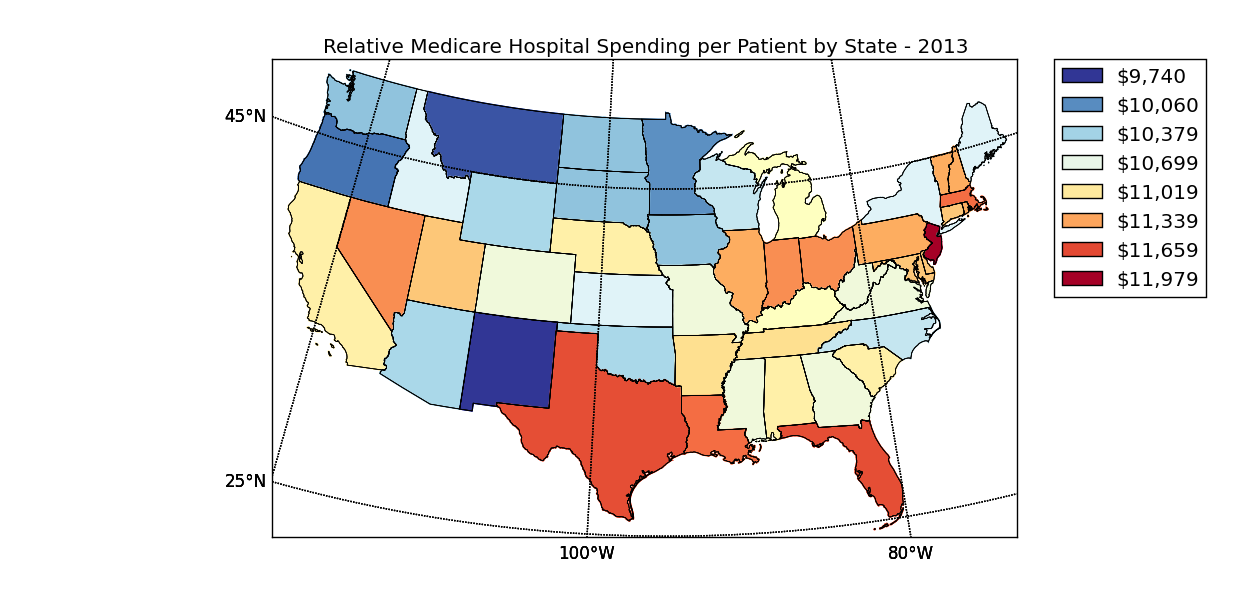

This figure's Python source:
from __future__ import print_function
import pylab
import numpy as np
import matplotlib.pyplot as plt
from mpl_toolkits.basemap import Basemap as Basemap
from matplotlib.colors import rgb2hex
from matplotlib.patches import Polygon
import matplotlib.patches as mpatches
import locale

# helps formatting numbers to currency values
locale.setlocale( locale.LC_ALL, '' )

# Lambert Conformal map of lower 48 states
m = Basemap(llcrnrlon=-119,llcrnrlat=22,urcrnrlon=-64,urcrnrlat=49,
            projection='lcc',lat_1=33,lat_2=45,lon_0=-95)

# draw state boundaries
# data from U.S Census Bureau
# http://www.census.gov/geo/www/cob/st2000.html
shp_info = m.readshapefile('st99_d00','states',drawbounds=True)

# medicare spending by state
stateSpending = {'Mississippi': 0.96, 'Oklahoma': 0.93, 'Delaware': 1, 
'Minnesota': 0.9,  'Illinois': 1.01,  'Arkansas': 0.99,  'New Mexico': 0.87,
'Indiana': 1.02,'Texas': 1.04,'Louisiana': 1.03, 'Idaho': 0.95, 'Wyoming': 0.93, 
'Tennessee': 0.99, 'Arizona': 0.93, 'Iowa': 0.92, 'Michigan': 0.97, 
'Kansas': 0.95, 'Utah': 1, 'Virginia': 0.96, 'Oregon': 0.89, 'Connecticut': 1, 
'Montana': 0.88, 'California': 0.98, 'Massachusetts': 1.03, 
'West Virginia': 0.96, 'South Carolina': 0.98, 'New Hampshire': 1.01, 
'Wisconsin': 0.94, 'Vermont': 1.01, 'Georgia': 0.96, 'North Dakota': 0.92, 
'Pennsylvania': 1.01, 'Florida': 1.04, 'Alaska': 0.92, 'Kentucky': 0.97, 
'Hawaii': 0.87, 'Nebraska': 0.98, 'Missouri': 0.96, 'Ohio': 1.02, 
'Alabama': 0.98, 'New York': 0.95, 'South Dakota': 0.92, 'Colorado': 0.96, 
'New Jersey': 1.07, 'Washington': 0.92, 'North Carolina': 0.94, 
'District of Columbia': 1, 'Nevada': 1.02, 'Maine': 0.95, 'Rhode Island': 1.01,
'Maryland': 1
}

# choose a color for each state based on spending
colors={}
stateNames=[]
cmap = plt.cm.RdYlBu # use 'Red Yellow Blue' colormap
vmin = min(stateSpending.itervalues()) # min spending value
vmax = max(stateSpending.itervalues()) # max spending value

# iterate over map shape dictionary skipping DC and PR    
for shapeDict in m.states_info:
    stateName = shapeDict['NAME']
    if stateName not in ['District of Columbia','Puerto Rico']: 
        stateSpendingValue = stateSpending[stateName]
        # calling colormap with value between 0 and 1 returns
        # rgba value.  red = high, blue = low
        colors[stateName] = cmap(1-((stateSpendingValue-vmin)/(vmax-vmin)))[:3]
    stateNames.append(stateName)
    
# get current axes instance
ax = plt.gca()

# cycle through state names, color each one.
for nshape, seg in enumerate(m.states):
    # skip DC and Puerto Rico.
    if stateNames[nshape] not in ['District of Columbia','Puerto Rico']:
        color = rgb2hex(colors[stateNames[nshape]]) 
        poly = Polygon(seg, facecolor = color , edgecolor = color)
        ax.add_patch(poly)
        
# draw meridians and parallels.
m.drawparallels(np.arange(25,65,20),labels=[1,0,0,0])
m.drawmeridians(np.arange(-120,-40,20),labels=[0,0,0,1])

plt.title('Relative Medicare Hospital Spending per Patient by State - 2013')

# adding a legend as patches
patchList = []
vDiff = vmax - vmin
avgUSSpending = 11195

for num in range(0,8):
    patch = mpatches.Patch(facecolor = cmap((vmax - (vmin + vDiff * num / 7)) / vDiff), 
            label = str(locale.currency(round((vmin + vDiff * num / 7) * avgUSSpending , 0), 
            grouping = True))[:-3], 
            edgecolor = 'black')    
    patchList.append(patch)

plt.legend(handles=patchList, bbox_to_anchor=(1.05, 1), loc=2, borderaxespad=0.)


plt.show()
pylab.savefig('StateSpending.png')